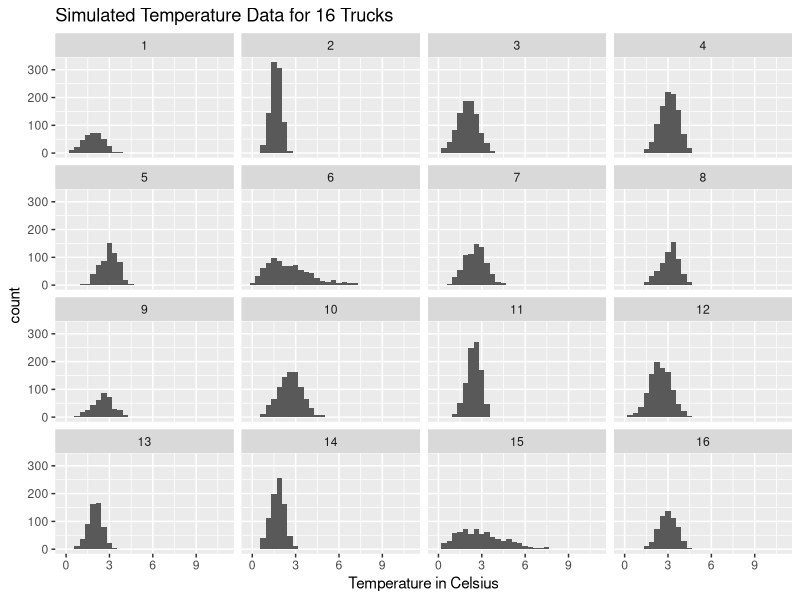
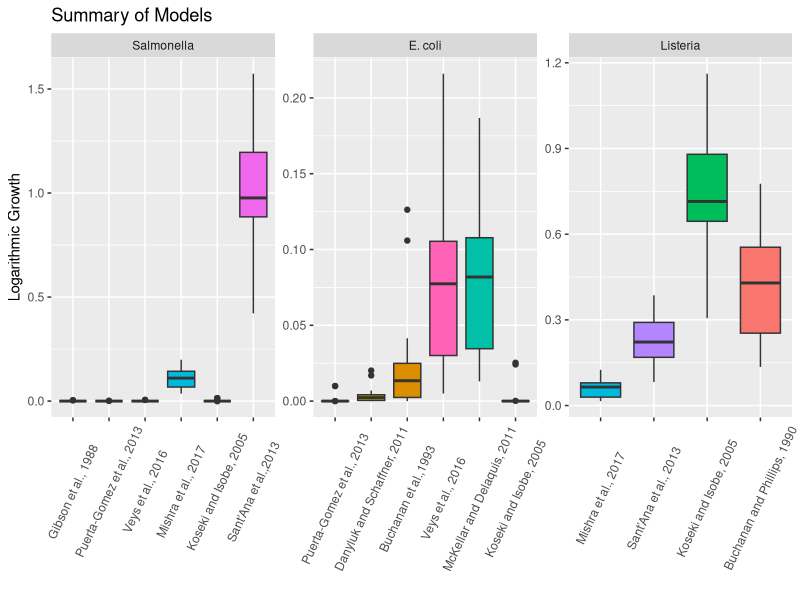
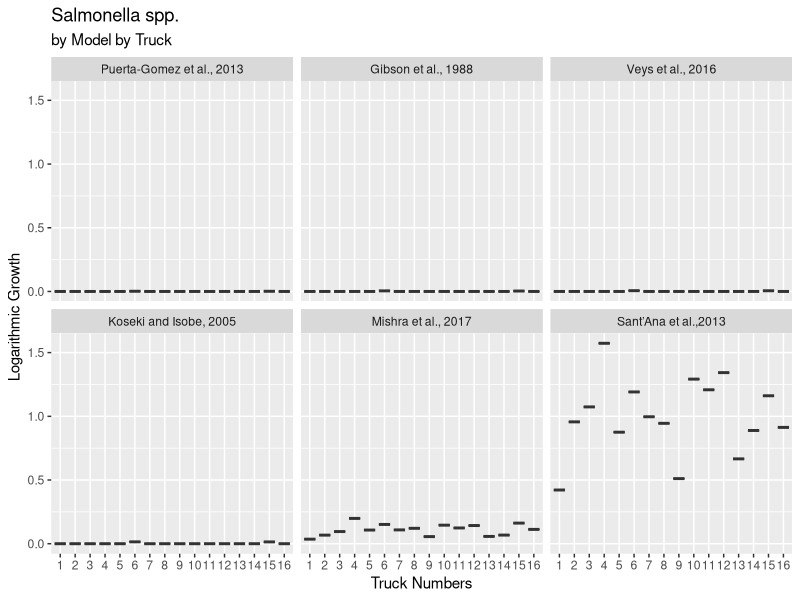
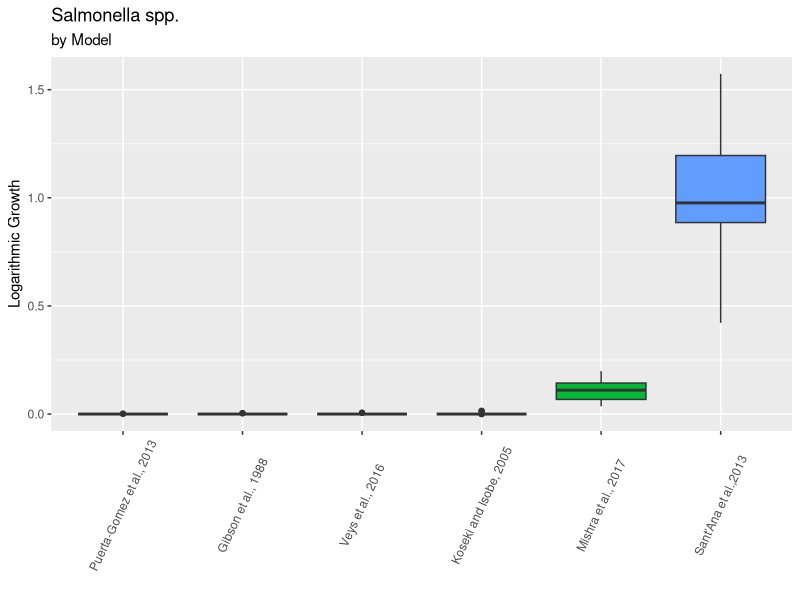
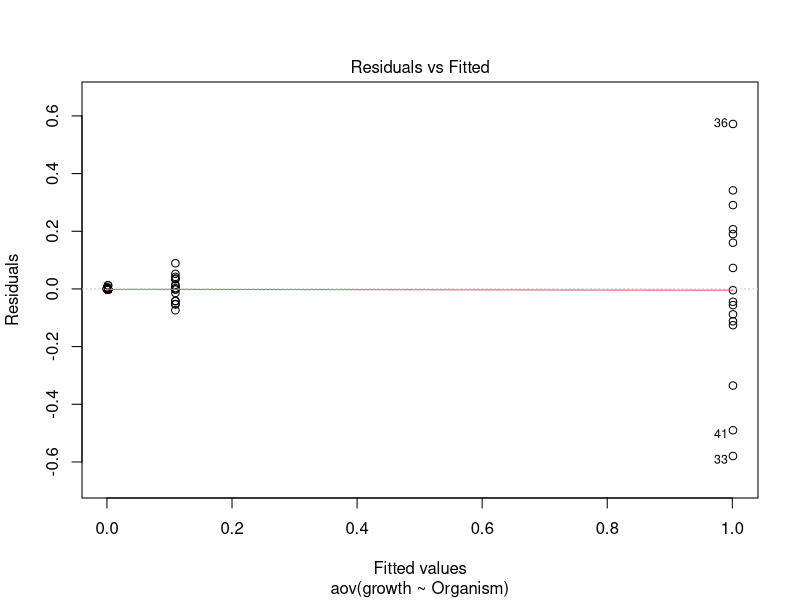
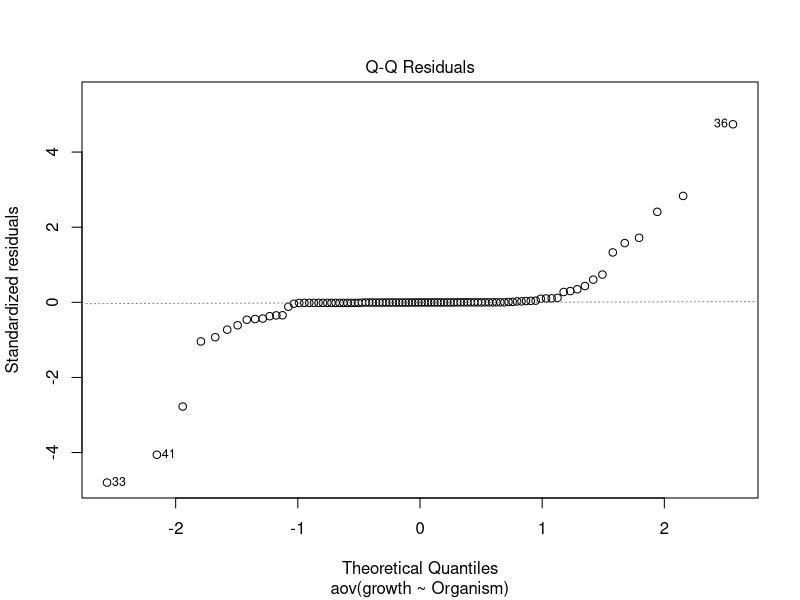
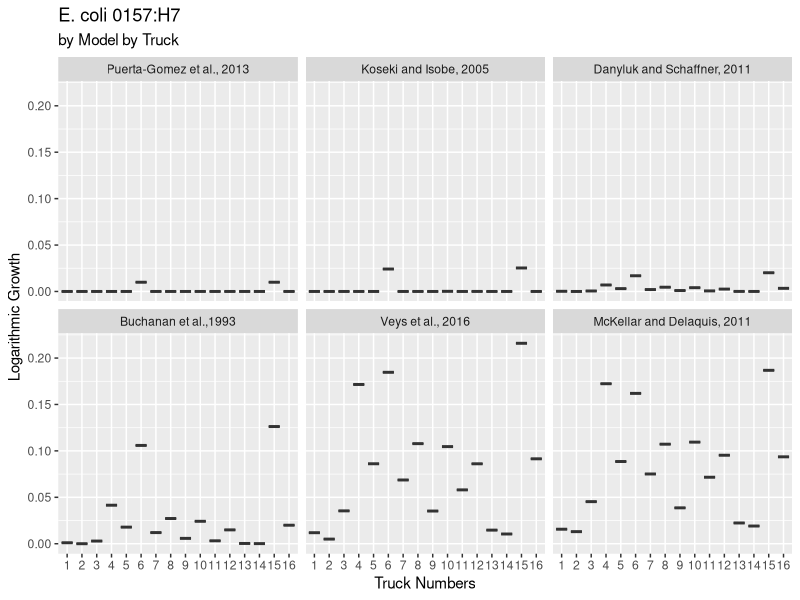
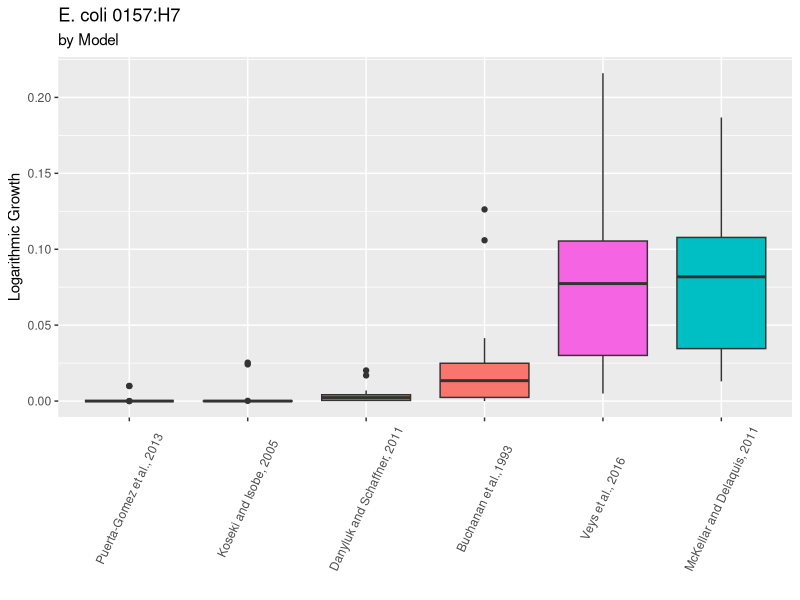

Reproduce these figures in R, in order.
## ---- chunk 1
# Load the tidyverse to get readr, dplyr, ggplot2, and magittr
library(tidyverse)
# Load rstatix for statistical tests
library(rstatix)

# Note: library(knitr) is optional. Uncomment the lines that use knitr to present formatted results

options(tinytex.verbose = TRUE)
## ---- chunk 2
# From Table 6 in Brown et al. 2016,
# temps = c(2.30, 2.23, 2.78, 1.91, 2.46, 2.41, 1.08, 1.58, 0.79, 
#           2.19, 2.68, 2.92)

# From Table 2, I can make some very rough estimates of the statistics and use that information to simulate some data. Five truck routes had temps > 5C less than 1% of the time. Rarely did truck have a negative temperature. I will estimate using a Weibull distribution, despite that Weibull cannot be <0.

# Set a seed so that the data is reproducable
set.seed(123)
# Define a range of values for the shape and scale parameters of the Weibull
shape = round(runif(16, min=1.5, max = 6),digits = 4)
scale = round(runif(16, min=1.7, max=3.4),digits = 4)

# Duration of Trips from Table 5
hours <- c(31.17, 77.25, 76.58, 83.92, 47.92, 69.0, 60.92, 49.83)
# There were 16 trucks but only 8 times listed. So I double the vector
hours <- c(hours, hours)
# For each "probe"
n <- round(12.0*hours) # every 5 minutes is 12 per hour

# Since all probe readings are combined anyway, 
#  just multiply n by the number of probes.
# I do not know how many have 24 and how many 30 probes.
# Randomly assign 50%-50%
# probes <- if_else(runif(16, 0, 1) < 0.5, 24, 30)
# n <- n * probes 
# Adding these additional observations for every probe does not alter results.
# Therefore I am using just a set of observations "per truck"

# Generate 16 Weibull distributions
trucks <- list(n, shape, scale) %>% 
  pmap(rweibull)

# Identify each of the 16 trucks
names(trucks) <- paste(1:16, "_", sep="")

rm(hours, n, shape, scale)

## ---- chunk 3
# Clean up the simulated data
transit <- trucks %>% 
  unlist() %>% as.data.frame() %>%
  rename(temp_c = ".") %>% 
  rownames_to_column("truck_name") %>% 
  separate(truck_name, c("truck_number", "minutes")) %>% 
  mutate(truck_number = as.numeric(truck_number),
         minutes = strtoi(minutes) * 5,
         temp_c = round(temp_c, digits = 4)) %>% 
  # Since all probe readings are combined anyway, do not bother specifying which probe
  bind_cols(probe_number = 1)

rm(trucks)
## ---- chunk 4
transit %>% str(.)
## ---- chunk 5

transit %>%
  group_by(truck_number) %>% 
  summarise(Minimum = round(min(temp_c, na.rm = TRUE),2),
         Maximum = round(max(temp_c, na.rm = TRUE),2),
         Mean = round(mean(temp_c, na.rm = TRUE),2),
         Standard_Deviation = round(sd(temp_c, na.rm = TRUE),2),
         Median = round(median(temp_c, na.rm = TRUE),2),
         Minutes = max(minutes, na.rm = TRUE),
         Observations = format(n(), big.mark = ",")) %>%
  select(truck_number, Minimum, Maximum, Mean,
         Standard_Deviation, Median, Minutes, Observations) %>% 
  rename(Truck_Number = truck_number)

## ---- chunk 6
transit %>% 
  ggplot(aes(x = temp_c)) +
  geom_histogram(bins = 30) +
  labs(title = "Simulated Temperature Data for 16 Trucks",
       x = "Temperature in Celsius") +
  facet_wrap(~truck_number)
## ---- chunk 7

metrics <- read_csv("table3.csv", show_col_types = FALSE) %>% 
  # standardize the metrics a bit (the remaining are standardized in logCFU())
  # hourly or daily
  mutate(b = if_else(grepl('h', Units, fixed = TRUE), b, b / sqrt(24.0))) %>%
         # square root or not 
  mutate(b = if_else(grepl('√', Units, fixed = TRUE), b, sqrt(b)),
         logarithm = if_else(grepl('Ln', Units, fixed = TRUE), FALSE, TRUE),
         Source = str_remove_all(Source, "[()]"),
         Organism = paste(Organism, Source, sep = "\n"))

## ---- chunk 8
# Compute the growth in log(CFU/time)
logCFU <- function(x){
  organism = x[1]
  b = as.numeric(x[2])
  T0 = as.numeric(x[3])
  source = x[4]
  logarithm = as.logical(x[5]) # Indicator for common or natural logarithm

  # Convert any natural logariths (i.e. ln) to common logs (i.e. base 10)
  b1 = if_else(logarithm, b, b/sqrt(log(10)))
  
  growth <- transit %>%
    select(truck_number, probe_number, minutes, temp_c) %>%
    group_by(truck_number, probe_number) %>%
    # If the temperature is below T0, set the difference to zero
    mutate(TdiffT0 = if_else(temp_c < T0, 0, temp_c - T0)) %>%
    mutate(Organism = organism, # The organism
           Source = source,     # The source reference and organism
           # Compute the Ratkowsky et al. equation
           growth = ((TdiffT0^2L) * (b1^2L)) * (5.0 / 60.0)
           )
  return(growth %>%
    group_by(Organism, Source, truck_number, probe_number) %>%
    # Return the total growth per probe_number
    summarise(growth = sum(growth), 
              .groups = "keep") %>% 
    add_column(b = b1, T0 = T0))
}

## ---- chunk 9

growth <- apply(metrics[,c(1,3,4,7,8)], 1, logCFU)
# Result is a list

# Convert the list by combining each element into a Tibble 
#   and add an id number 
growth <- bind_rows(growth, .id = "metric_number")

## ---- chunk 10
# jpeg("Models.jpg")
growth %>%
  mutate(Organism = if_else(str_starts(Organism, "S"), "Salmonella", Organism),
         Organism = if_else(str_starts(Organism, "E"), "E. coli", Organism),
         Organism = if_else(str_starts(Organism, "L"), "Listeria", Organism)) %>%
  ggplot(aes(x=fct_reorder(Source, growth, mean),
             y=growth, fill = Source)) +
  geom_boxplot() +
  labs(title = "Summary of Models",
       x = "",
       y = "Logarithmic Growth") +
  theme(legend.position="none",
        axis.text.x = element_text(angle = 65, vjust = 0.5, hjust=0.5)) +
  facet_wrap(~fct_relevel(Organism, "Salmonella", "E. coli"), scales = "free")
# dev.off()

## ---- chunk 11
# Salmonella
# jpeg("Salmonella.jpg")
growth %>%
  filter(str_starts(Organism, "S")) %>% 
  ggplot(aes(x=factor(truck_number),
             y=growth, fill = truck_number)) +
  geom_boxplot() +
  labs(title = "Salmonella spp.",
       subtitle = "by Model by Truck",
       x = "Truck Numbers",
       y = "Logarithmic Growth") +
  scale_fill_gradient2(low = "blue", mid = "yellow", high = "red",
                         midpoint = 8) +
  theme(legend.position="none") +
  facet_wrap(~ reorder(Source, growth, mean , na.rm=TRUE))

# dev.off()


## ---- chunk 12
# Salmonella
# jpeg("SalmonellaModels.jpg")

growth %>%
  filter(str_starts(Organism, "S")) %>% 
  ggplot(aes(x=reorder(Source, growth, mean , na.rm=TRUE), 
             y=growth, fill = Source)) +
  geom_boxplot() +
  labs(title = "Salmonella spp.",
       subtitle = "by Model",
       x = "",
       y = "Logarithmic Growth") +
  theme(legend.position="none",
        axis.text.x = element_text(angle = 65, vjust = 0.5, hjust=0.5))
# dev.off()


## ---- chunk 13
growth %>% 
  filter(str_starts(Organism, "S")) %>% 
  mutate(Model = factor(Source),
         realgrowth = 10^growth) %>% 
  group_by(Model) %>% # by model, truck, probe
  summarise(growth = mean(realgrowth, na.rm = TRUE),
            maxgrowth = max(realgrowth, na.rm = TRUE),
            b = max(b, na.rm = TRUE),
            T0 = max(T0, na.rm = TRUE),
            .groups = "keep") %>% # by model, truck
  mutate(Mean_growth = log10(growth),
         Maximum_growth = log10(maxgrowth)) %>%
  select(Model, b, T0, Mean_growth, Maximum_growth) %>% 
  arrange(Mean_growth)
  # knitr::kable(format = "pipe")
  
## ---- chunk 14

res <-
growth %>%
  filter(str_starts(Organism, "S")) %>% 
  mutate(Organism = factor(Organism)) %>% 
  aov(growth ~ Organism, data = .)

plot(res,1)

plot(res,2)
       
# Extract the residuals
aov_residuals <- residuals(object = res)
# Run Shapiro-Wilk test
shapiro.test(x = aov_residuals )

rm(res,aov_residuals)
## ---- chunk 15
# Friedman Test - non parametric, repeated measures, one-way Analysis of variance
growth %>% 
  filter(str_starts(Organism, "S")) %>% 
  group_by(Source) %>% 
  mutate(probe = paste(truck_number, "_", probe_number, sep = "")) %>% 
  ungroup() %>% 
  friedman_test(growth ~ Source | probe)

## ---- chunk 16
growth %>%
  filter(str_starts(Organism, "S")) %>% 
  ungroup() %>% 
  wilcox_test(growth ~ Source, paired = TRUE, p.adjust.method = "bonferroni") %>% 
  select(group1, group2, p.adj, p.adj.signif)

## ---- chunk 17

growth %>% 
  filter(str_starts(Organism, "S")) %>% 
  group_by(Source) %>% 
  mutate(probe = paste(truck_number, "_", probe_number, sep = "")) %>% 
  ungroup() %>% 
  friedman_effsize(growth ~ Source | probe)

## ---- chunk 18
# jpeg("E_coli.jpg")
growth %>%
  filter(str_starts(Organism, "E")) %>% 
  mutate(realgrowth = 10^growth) %>% 
  ggplot(aes(x=factor(truck_number), y=growth, fill = truck_number)) +
  geom_boxplot() +
  labs(title = "E. coli 0157:H7",
       subtitle = "by Model by Truck",
       x = "Truck Numbers",
       y = "Logarithmic Growth") +
  scale_fill_gradient2(low = "blue", mid = "yellow", high = "red",
                         midpoint = 8) +
  theme(legend.position="none") +
  facet_wrap(~ reorder(Source, realgrowth, mean , na.rm=TRUE))

# dev.off()

## ---- chunk 19
# jpeg("EcoliModel.jpg")

growth %>%
  filter(str_starts(Organism, "E")) %>% 
  mutate(realgrowth = 10^growth) %>% 
  ggplot(aes(x=reorder(Source, realgrowth, mean , na.rm=TRUE), 
             y=growth, fill = Source)) +
  geom_boxplot() +
  labs(title = "E. coli 0157:H7",
       subtitle = "by Model",
       x = "",
       y = "Logarithmic Growth") +
  theme(legend.position="none",
        axis.text.x = element_text(angle = 65, vjust = 0.5, hjust=0.5))
# dev.off()


## ---- chunk 20
growth %>%
  filter(str_starts(Organism, "E")) %>% 
  mutate(Model = factor(Source),
         truck_number= factor(truck_number),
         realgrowth = 10^growth) %>% 
  group_by(Model) %>% # by model, truck, probe
  summarise(growth = mean(realgrowth, na.rm = TRUE),
            maxgrowth = max(realgrowth, na.rm = TRUE),
            b = max(b, na.rm = TRUE),
            T0 = max(T0, na.rm = TRUE),            
            .groups = "keep") %>%  # by model, truck
  mutate(Mean_growth = log10(growth),
         Maximum_growth = log10(maxgrowth)) %>%
  select(Model, b, T0, Mean_growth, Maximum_growth) %>% 
  arrange(Mean_growth)
  # knitr::kable(format = "pipe")
## ---- chunk 21

res <- growth %>%
  filter(str_starts(Organism, "E")) %>% 
  aov(growth ~ Source, data = .)

plot(res,1)

plot(res,2)
       
# Extract the residuals
aov_residuals <- residuals(object = res)
# Run Shapiro-Wilk test
shapiro.test(x = aov_residuals )

rm(res,aov_residuals)
## ---- chunk 22
# Friedman Test - non parametric, repeated measures, one-way Analysis of variance

growth %>% 
  filter(str_starts(Organism, "E")) %>% 
  group_by(Source) %>% 
  mutate(probe = paste(truck_number, "_", probe_number, sep = "")) %>% 
  ungroup() %>% 
  friedman_test(growth ~ Source | probe)

## ---- chunk 23
growth %>%
  filter(str_starts(Organism, "E")) %>% 
  ungroup() %>% 
  wilcox_test(growth ~ Source, paired = TRUE, p.adjust.method = "bonferroni") %>% 
  select(group1, group2, p.adj, p.adj.signif)
  # knitr::kable(format = "pipe")
## ---- chunk 24

growth %>% 
  filter(str_starts(Organism, "E")) %>%
  group_by(Source) %>% #summarise(n = n())
  mutate(probe = paste(truck_number, "_", probe_number, sep = "")) %>% 
  ungroup() %>% 
  friedman_effsize(growth ~ Source | probe)

## ---- chunk 25
# jpeg("Listeria.jpg")
growth %>%
  filter(str_starts(Organism, "L")) %>% 
  ggplot(aes(x=factor(truck_number), y=growth, fill = truck_number)) +
  geom_boxplot() +
  labs(title = "Listeria monocytogenes",
       subtitle = "by Model by Truck",
       x = "Truck Numbers",
       y = "Logarithmic Growth") +
  scale_fill_gradient2(low = "blue", mid = "yellow", high = "red",
                         midpoint = 8) +
  theme(legend.position="none") +
  facet_wrap(~ reorder(Source, growth, mean , na.rm=TRUE))

# dev.off()


## ---- chunk 26
# jpeg("ListeriaModel.jpg")

growth %>%
  filter(str_starts(Organism, "L")) %>% 
  ggplot(aes(x=reorder(Source, growth, mean , na.rm=TRUE), 
             y=growth, fill = Source)) +
  geom_boxplot() +
  labs(title = "L. monocytogenes",
       subtitle = "by Model",
       x = "",
       y = "Logarithmic Growth") +
  theme(legend.position="none",
        axis.text.x = element_text(angle = 65, vjust = 0.5, hjust=0.5))
# dev.off()


## ---- chunk 27
growth %>%
  filter(str_starts(Organism, "L")) %>% 
  mutate(Model = factor(Source),
         realgrowth = 10^growth) %>% 
  group_by(Model) %>% # by model, truck, probe
  summarise(growth = mean(realgrowth, na.rm = TRUE),
            maxgrowth = max(realgrowth, na.rm = TRUE),
            b = max(b, na.rm = TRUE),
            T0 = max(T0, na.rm = TRUE),
            .groups = "keep") %>%  # by model, truck
  mutate(Mean_growth = log10(growth),
         Maximum_growth = log10(maxgrowth)) %>%
  select(Model, b, T0, Mean_growth, Maximum_growth) %>% 
  arrange(Mean_growth)
  # knitr::kable(format = "pipe")
## ---- chunk 28

res <- growth %>%
  filter(str_starts(Organism, "L")) %>% 
  aov(growth ~ Source, data = .)

plot(res,1)

plot(res,2)
       
# Extract the residuals
aov_residuals <- residuals(object = res)
# Run Shapiro-Wilk test
shapiro.test(x = aov_residuals )

rm(res,aov_residuals)
## ---- chunk 29
# Friedman Test - non parametric, repeated measures, one-way Analysis of variance

growth %>% 
  filter(str_starts(Organism, "L")) %>% 
  group_by(Source) %>% 
  mutate(probe = paste(truck_number, "_", probe_number, sep = "")) %>% 
  ungroup() %>% 
  friedman_test(growth ~ Source | probe)

## ---- chunk 30
growth %>%
  filter(str_starts(Organism, "L")) %>% 
  ungroup() %>% 
  wilcox_test(growth ~ Source, paired = TRUE, p.adjust.method = "bonferroni") %>% 
  select(group1, group2, p.adj, p.adj.signif)
  # knitr::kable(format = "pipe")
## ---- chunk 31

growth %>% 
  filter(str_starts(Organism, "L")) %>% 
  group_by(Source) %>% 
  mutate(probe = paste(truck_number, "_", probe_number, sep = "")) %>% 
  ungroup() %>% 
  friedman_effsize(growth ~ Source | probe)

## ---- chunk 32
metrics <- read_csv("table3.csv", show_col_types = FALSE) %>% 
  mutate(b = formatC(b),
         T0 = formatC(T0))

metrics %>%
  select(Organism, b, Units, T0, Source) %>% #Substrate
  mutate(Source = str_remove_all(Source, "[()]")) %>% 
  knitr::kable(., caption = "Models", align = "l") %>% #, digits = 2
  kableExtra::column_spec(1, italic = TRUE) %>% 
  kableExtra::kable_styling()
